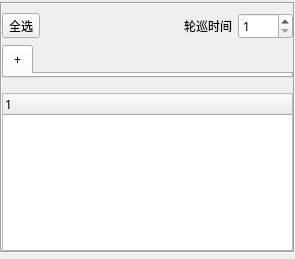
<?xml version="1.0" encoding="UTF-8"?>
<ui version="4.0">
 <class>BCScene</class>
 <widget class="QWidget" name="BCScene">
  <property name="geometry">
   <rect>
    <x>0</x>
    <y>0</y>
    <width>295</width>
    <height>259</height>
   </rect>
  </property>
  <property name="windowTitle">
   <string>Form</string>
  </property>
  <layout class="QGridLayout" name="gridLayout">
   <property name="leftMargin">
    <number>0</number>
   </property>
   <property name="topMargin">
    <number>2</number>
   </property>
   <property name="rightMargin">
    <number>0</number>
   </property>
   <property name="bottomMargin">
    <number>6</number>
   </property>
   <property name="spacing">
    <number>0</number>
   </property>
   <item row="0" column="0">
    <layout class="QVBoxLayout" name="verticalLayout"/>
   </item>
   <item row="1" column="0">
    <widget class="QFrame" name="frame">
     <property name="font">
      <font>
       <family>微软雅黑</family>
      </font>
     </property>
     <property name="frameShape">
      <enum>QFrame::Box</enum>
     </property>
     <property name="frameShadow">
      <enum>QFrame::Sunken</enum>
     </property>
     <layout class="QVBoxLayout" name="verticalLayout_4">
      <property name="spacing">
       <number>6</number>
      </property>
      <property name="leftMargin">
       <number>0</number>
      </property>
      <property name="topMargin">
       <number>0</number>
      </property>
      <property name="rightMargin">
       <number>0</number>
      </property>
      <property name="bottomMargin">
       <number>0</number>
      </property>
      <item>
       <widget class="QWidget" name="m_pNomalWidget" native="true">
        <layout class="QVBoxLayout" name="verticalLayout_3">
         <property name="leftMargin">
          <number>0</number>
         </property>
         <property name="rightMargin">
          <number>0</number>
         </property>
         <item>
          <layout class="QHBoxLayout" name="horizontalLayout_2">
           <item>
            <widget class="QToolButton" name="m_pSelectAllBtn">
             <property name="text">
              <string>全选</string>
             </property>
            </widget>
           </item>
           <item>
            <spacer name="horizontalSpacer">
             <property name="orientation">
              <enum>Qt::Horizontal</enum>
             </property>
             <property name="sizeHint" stdset="0">
              <size>
               <width>40</width>
               <height>20</height>
              </size>
             </property>
            </spacer>
           </item>
           <item>
            <widget class="QLabel" name="label">
             <property name="text">
              <string>轮巡时间</string>
             </property>
            </widget>
           </item>
           <item>
            <widget class="QSpinBox" name="spinBox">
             <property name="sizePolicy">
              <sizepolicy hsizetype="Minimum" vsizetype="Fixed">
               <horstretch>0</horstretch>
               <verstretch>0</verstretch>
              </sizepolicy>
             </property>
             <property name="maximumSize">
              <size>
               <width>16777215</width>
               <height>16777215</height>
              </size>
             </property>
             <property name="font">
              <font>
               <family>微软雅黑</family>
              </font>
             </property>
             <property name="minimum">
              <number>1</number>
             </property>
             <property name="maximum">
              <number>9999</number>
             </property>
            </widget>
           </item>
          </layout>
         </item>
         <item>
          <widget class="QTabWidget" name="m_pSceneTabWidget">
           <property name="currentIndex">
            <number>0</number>
           </property>
           <widget class="QWidget" name="tab">
            <attribute name="title">
             <string>+</string>
            </attribute>
           </widget>
          </widget>
         </item>
        </layout>
       </widget>
      </item>
      <item>
       <widget class="BCSceneMatrixTreeWidget" name="m_pMatrixTreeWidget">
        <column>
         <property name="text">
          <string notr="true">1</string>
         </property>
        </column>
       </widget>
      </item>
     </layout>
    </widget>
   </item>
  </layout>
 </widget>
 <customwidgets>
  <customwidget>
   <class>BCSceneMatrixTreeWidget</class>
   <extends>QTreeWidget</extends>
   <header location="global">BCSceneMatrixTreeWidget.h</header>
  </customwidget>
 </customwidgets>
 <resources/>
 <connections/>
</ui>
